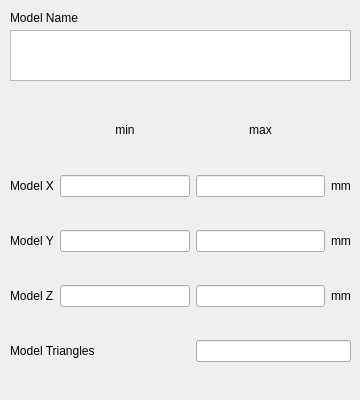
    <widget class="QWidget" name="ModelTab">
     <attribute name="title">
      <string>Model</string>
     </attribute>
     <widget class="QLabel" name="MdLName">
      <property name="geometry">
       <rect>
        <x>10</x>
        <y>10</y>
        <width>111</width>
        <height>16</height>
       </rect>
      </property>
      <property name="text">
       <string>Model Name</string>
      </property>
     </widget>
     <widget class="QWidget" name="gridLayoutWidget_4">
      <property name="geometry">
       <rect>
        <x>10</x>
        <y>90</y>
        <width>341</width>
        <height>301</height>
       </rect>
      </property>
      <layout class="QGridLayout" name="gridLayout_5">
       <item row="0" column="2">
        <widget class="QLabel" name="MdLmax">
         <property name="text">
          <string>max</string>
         </property>
         <property name="alignment">
          <set>Qt::AlignCenter</set>
         </property>
        </widget>
       </item>
       <item row="1" column="1">
        <widget class="QLineEdit" name="MdTmX">
         <property name="alignment">
          <set>Qt::AlignRight|Qt::AlignTrailing|Qt::AlignVCenter</set>
         </property>
        </widget>
       </item>
       <item row="2" column="1">
        <widget class="QLineEdit" name="MdTmY">
         <property name="alignment">
          <set>Qt::AlignRight|Qt::AlignTrailing|Qt::AlignVCenter</set>
         </property>
        </widget>
       </item>
       <item row="0" column="0">
        <widget class="QLabel" name="MdLdh">
         <property name="maximumSize">
          <size>
           <width>16777215</width>
           <height>25</height>
          </size>
         </property>
         <property name="text">
          <string/>
         </property>
        </widget>
       </item>
       <item row="3" column="0">
        <widget class="QLabel" name="MdLZ">
         <property name="text">
          <string>Model Z</string>
         </property>
        </widget>
       </item>
       <item row="2" column="2">
        <widget class="QLineEdit" name="MdTMY"/>
       </item>
       <item row="2" column="0">
        <widget class="QLabel" name="MdLY">
         <property name="text">
          <string>Model Y</string>
         </property>
        </widget>
       </item>
       <item row="1" column="0">
        <widget class="QLabel" name="MdLX">
         <property name="text">
          <string>Model X</string>
         </property>
        </widget>
       </item>
       <item row="1" column="2">
        <widget class="QLineEdit" name="MdTMX"/>
       </item>
       <item row="3" column="2">
        <widget class="QLineEdit" name="MdTMZ"/>
       </item>
       <item row="3" column="1">
        <widget class="QLineEdit" name="MdTmZ">
         <property name="alignment">
          <set>Qt::AlignRight|Qt::AlignTrailing|Qt::AlignVCenter</set>
         </property>
        </widget>
       </item>
       <item row="0" column="1">
        <widget class="QLabel" name="MdLmin">
         <property name="maximumSize">
          <size>
           <width>16777215</width>
           <height>16777215</height>
          </size>
         </property>
         <property name="font">
          <font>
           <italic>false</italic>
          </font>
         </property>
         <property name="text">
          <string>min</string>
         </property>
         <property name="alignment">
          <set>Qt::AlignCenter</set>
         </property>
        </widget>
       </item>
       <item row="4" column="0" colspan="2">
        <widget class="QLabel" name="MdLT">
         <property name="text">
          <string>Model Triangles</string>
         </property>
        </widget>
       </item>
       <item row="1" column="3">
        <widget class="QLabel" name="MdLdimx">
         <property name="text">
          <string>mm</string>
         </property>
        </widget>
       </item>
       <item row="2" column="3">
        <widget class="QLabel" name="MdLdimy">
         <property name="text">
          <string>mm</string>
         </property>
        </widget>
       </item>
       <item row="3" column="3">
        <widget class="QLabel" name="MdLdimz">
         <property name="text">
          <string>mm</string>
         </property>
        </widget>
       </item>
       <item row="4" column="2" colspan="2">
        <widget class="QLineEdit" name="MdTT">
         <property name="alignment">
          <set>Qt::AlignRight|Qt::AlignTrailing|Qt::AlignVCenter</set>
         </property>
        </widget>
       </item>
      </layout>
     </widget>
     <widget class="QTextEdit" name="MdTName">
      <property name="geometry">
       <rect>
        <x>10</x>
        <y>30</y>
        <width>341</width>
        <height>51</height>
       </rect>
      </property>
     </widget>
    </widget>
